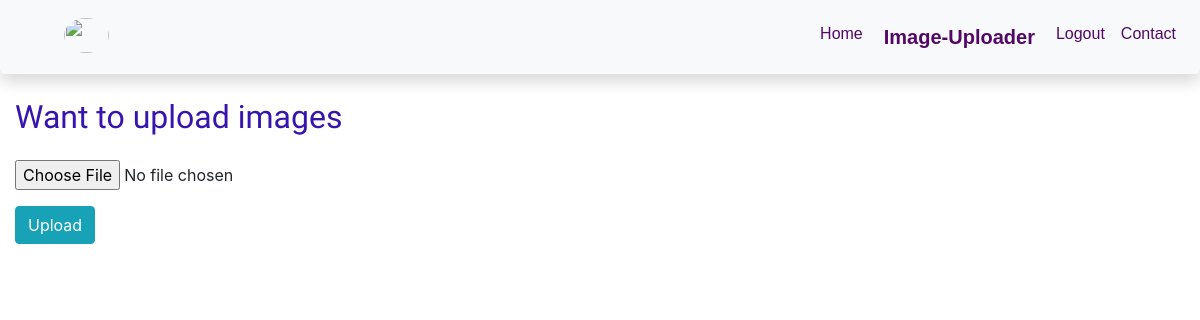
The page /Images on the database as committed earlier.
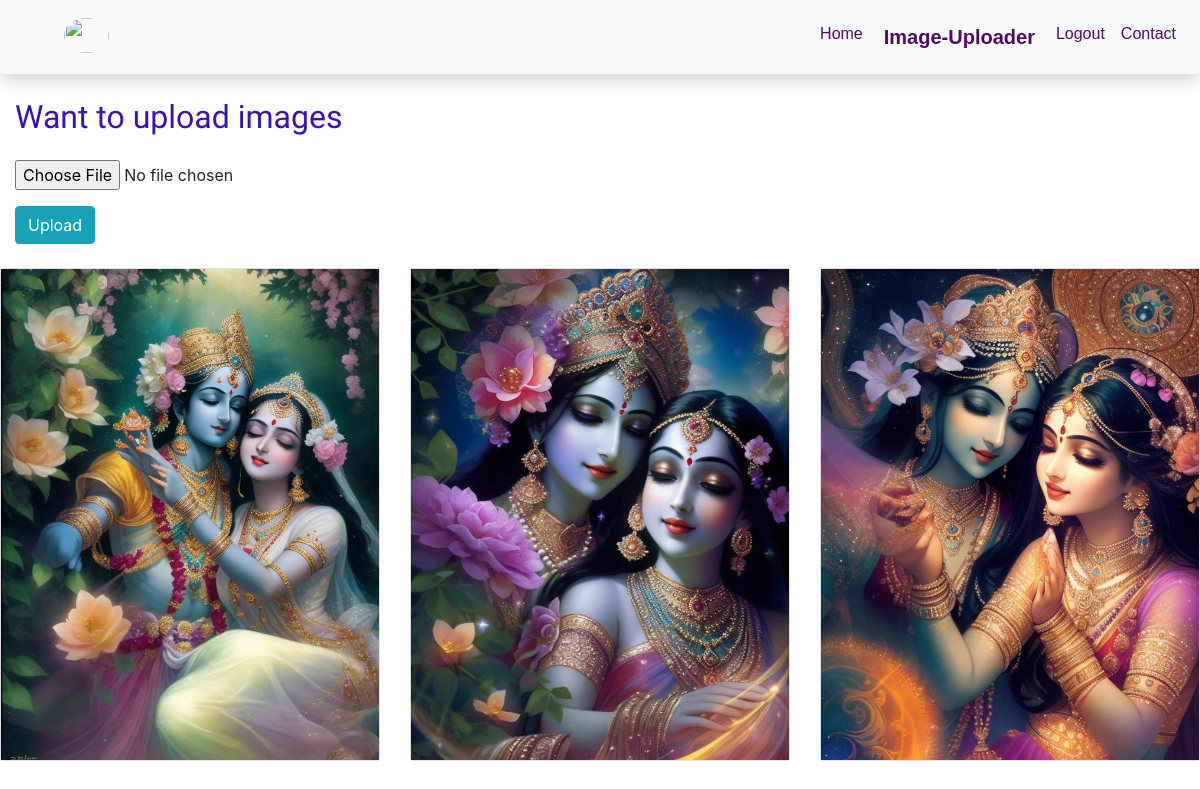
The same page on the database as committed later.
### news/models.py (models this page shows)
class Image(models.Model):
    photo=models.ImageField(upload_to="img/",default=None,null=True)

### FirstProject/views.py (the view)
# urls.py: path('Images',views.Imageuploader,name='uploader'),
def Imageuploader(request):
    if request.method=="POST":
        form=ImageForm(request.POST,request.FILES)
        if form.is_valid():
            form.save()
    form = ImageForm()
    img=Image.objects.all()
    data = {
        'form':form,
        'img':img
    }
    return render(request,"image-uploader.html",data)

### news/forms.py
class ImageForm(forms.ModelForm):
    class Meta:
        model = Image
        fields='__all__'
        labels={'photo':''}

### templates/image-uploader.html (shortened to what this page needs)
{% include 'header.html'%}
<div class="container-fluid mt-4">
    <h2 class="pb-3 span">Want to upload images</h2>
    <div class="row">
        <div class="col-12">
    <form action="" method="post" enctype="multipart/form-data">
    {{form.as_p}}
    <button type="submit" class="btn btn-info mb-4 ">Upload</button>
    </form>
</div>
<div class="row">
    {% for x in img%}
    <div class="col-4">
        <div class="card">
    <img src="{{x.photo.url}}" class="img-fluid"/>
</div>
</div>
    {% endfor %}
</div>

### templates/header.html (shortened to what this page needs)
<!DOCTYPE html>
<html>
<head>
    <link rel="stylesheet" href="https://stackpath.bootstrapcdn.com/bootstrap/4.5.2/css/bootstrap.min.css" />
    <link rel="stylesheet" type="text/css" href="/static/main.css"/>
</head>
<body>
<nav class="navbar navbar-expand-lg navbar-light bg-light shadow nav-border nav">
  <a class="navbar-brand" href="{% url 'home'%}"><h3 class="nav-heading"><img src="https://img.freepik.com/free-vector/flat-vintage-travel-background_23-2148189177.jpg?w=2000" class="logo"/></h3></a>
  <div class="collapse navbar-collapse " id="navbarNav">
    <ul class="navbar-nav ml-auto">
      <li class="nav-item {% if request.path == '/home' %} active-link {% endif %}">
        <a class="nav-link link" href="{% url 'home' %}">Home <span class="sr-only">(current)</span></a>
      </li>
      <li class="nav-item {% if request.path == '/Images' %} active-link {% endif %}">
        <a class="nav-link link" href="{% url 'uploader'%}">Image-Uploader</a>
      </li>
       <li class="nav-item {% if request.path == '/login' %} active-link {% endif %}">
        <a class="nav-link link" href="{% url 'login' %}">Logout</a>
      </li>
      <li class="nav-item">
        <a class="nav-link link" href="#">Contact</a>
      </li>
    </ul>
  </div>
</nav>
</body>
</html>

### static/main.css (style rules this page uses)
* { margin: 0px; padding: 0px; }
.nav-heading { color: #090b42; font-family:'Aclonica' ; font-size: 25px; padding-left: 3rem; padding-top: 5%; }
.nav-border { border-bottom-left-radius: 5px; border-bottom-right-radius: 5px; }
.active-link { border-radius: 5px; font-weight: bold; font-family:'Poppins'; font-size: 20px; padding-left: 5px; padding-right: 5px; }
.link { color: #530867 !important; font-family: Verdana, Geneva, Tahoma, sans-serif; }
.span { color: rgb(54, 21, 174); font-family: 'Aclonica'; }
.logo { height: 35px; width: 45px; border-radius: 50%; }
input { width: 500px !important; }

Rows that differ between the two databases and show on the page:
added Image: photo (picture)
added Image: photo (picture)
added Image: photo (picture)
